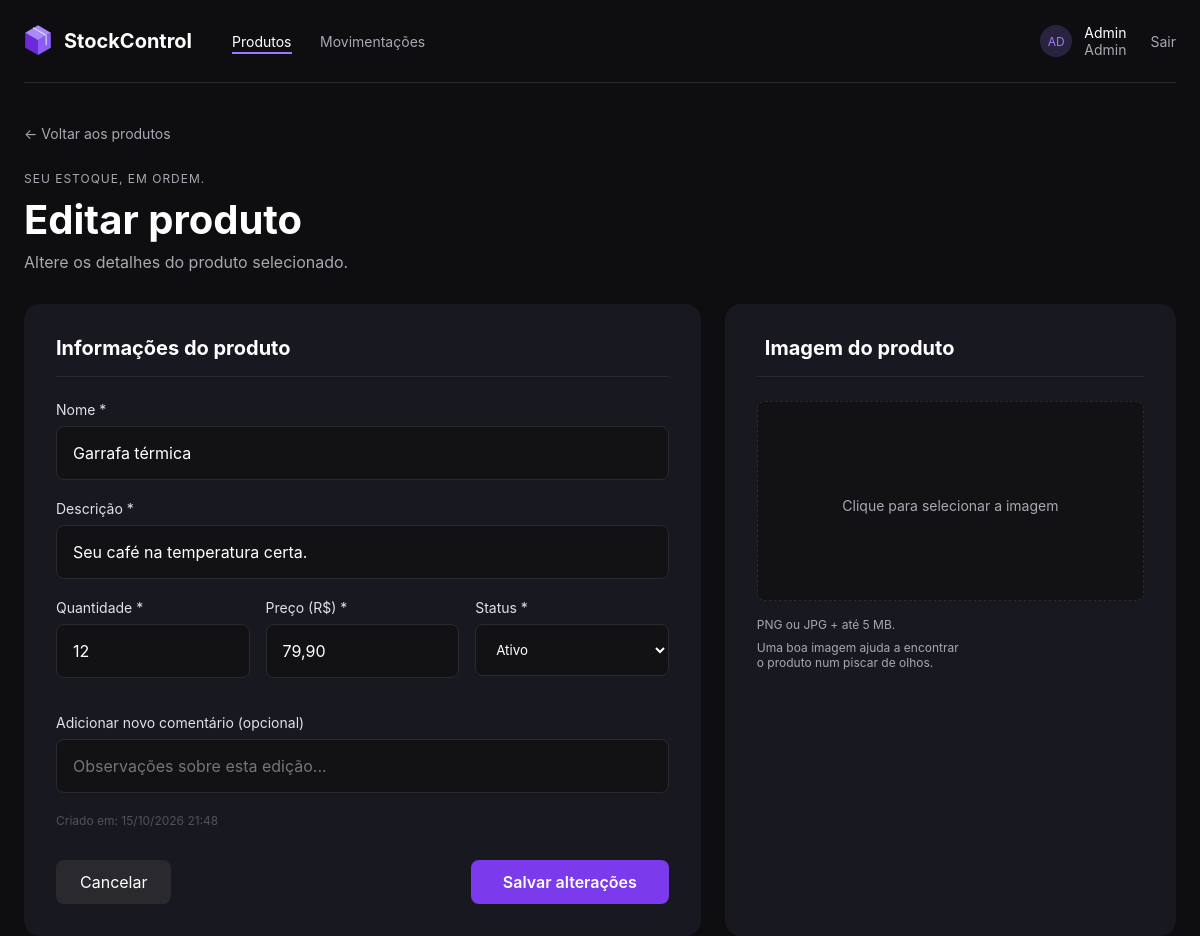
Page /editar-produto.php?id=5 (signed in) on the committed database.
### tables this page shows
CREATE TABLE `produtos` (
  `id` int(11) NOT NULL,
  `nome` varchar(100) NOT NULL,
  `descricao` text DEFAULT NULL,
  `preco` decimal(10,2) NOT NULL,
  `quantidade` int(11) NOT NULL DEFAULT 0,
  `status` enum('ativo','inativo') DEFAULT 'ativo',
  `criado_em` timestamp NOT NULL DEFAULT current_timestamp(),
  `imagem` varchar(255) DEFAULT NULL
);

### editar-produto.php (the view, shortened to what this page needs)
<?php
require './conn/conexao.php';
$id_produto = $_GET['id'];
$stmt = $pdo->prepare("SELECT * FROM produtos WHERE id = ?");
$stmt->execute([$id_produto]);
$produto = $stmt->fetch(PDO::FETCH_ASSOC);
?>
<!DOCTYPE html>
<html lang="pt-BR">
<head>
    <link rel="stylesheet" href="style.css">
</head>
<body>
    <div class="dashboard-container">
        <header class="topbar">
            <div class="topbar-left">
                <div class="logo"
                    style="display: flex; align-items: center; gap: 12px; transition: transform 0.3s ease; cursor: pointer;"
                    onclick="window.location.href='painel.php'" onmouseover="this.style.transform='scale(1.05)'"
                    onmouseout="this.style.transform='scale(1)'">
                    <strong style="font-size: 1.25rem;">StockControl</strong>
                </div>
                <nav class="nav-links">
                    <a href="painel.php" class="active">Produtos</a>
                    <a href="movimentacoes.php">Movimentações</a>
                </nav>
            </div>
            <div class="topbar-right">
                <a href="perfil.php" style="text-decoration: none; display: block;">
                    <div class="user-profile" style="transition: transform 0.2s ease; cursor: pointer;"
                        onmouseover="this.style.transform='scale(1.05)'" onmouseout="this.style.transform='scale(1)'">
                        <div class="avatar"
                            style="background-color: rgba(157, 122, 255, 0.2); color: #9D7AFF; display: flex; align-items: center; justify-content: center; overflow: hidden;">
                            <?php
                            $stmt_user = $pdo->prepare("SELECT foto_perfil FROM usuarios WHERE id = ?");
                            $stmt_user->execute([$_SESSION['usuario_id']]);
                            $foto_header = $stmt_user->fetchColumn();
                            if (!empty($foto_header)): ?>
                                <img src="uploads/<?= htmlspecialchars($foto_header) ?>"
                                    style="width: 100%; height: 100%; border-radius: 50%; object-fit: cover;">
                            <?php else: ?>
                                <?= strtoupper(substr($_SESSION['nome'], 0, 2)) ?>
                            <?php endif; ?>
                        </div>
                        <div class="user-info">
                            <span><?= htmlspecialchars($_SESSION['nome']) ?></span>
                            <span class="user-role"><?= ucfirst($_SESSION['nivel_acesso']) ?></span>
                        </div>
                    </div>
                </a>
                <a href="logout.php" class="logout-link"><i class="ph ph-sign-out"></i> Sair</a>
            </div>
        </header>
        <main>
            <a href="painel.php" style="color: #A8A8B3; text-decoration: none; font-size: 0.875rem;">&larr; Voltar aos
                produtos</a>
            <section class="page-header" style="margin-top: 24px;">
                <span class="tag" style="background: none; padding: 0;">SEU ESTOQUE, EM ORDEM.</span>
                <h1>Editar produto</h1>
                <p>Altere os detalhes do produto selecionado.</p>
            </section>
            <form action="" method="POST" enctype="multipart/form-data" class="product-form-container">
                <div class="form-panel">
                    <h3>Informações do produto</h3>
                    <div class="form-group">
                        <label>Nome *</label>
                        <input type="text" name="nome" value="<?= htmlspecialchars($produto['nome']) ?>" required>
                    </div>
                    <div class="form-group">
                        <label>Descrição *</label>
                        <input type="text" name="descricao" value="<?= htmlspecialchars($produto['descricao']) ?>"
                            required>
                    </div>
                    <div class="form-row">
                        <div class="form-group">
                            <label>Quantidade *</label>
                            <input type="number" name="quantidade" value="<?= $produto['quantidade'] ?>" required>
                        </div>
                        <div class="form-group">
                            <label>Preço (R$) *</label>
                            <input type="text" name="preco" value="<?= number_format($produto['preco'], 2, ',', '') ?>"
                                required>
                        </div>
                        <div class="form-group">
                            <label>Status *</label>
                            <select name="status"
                                style="width: 100%; padding: 16px; background: #121214; border: 1px solid #29292E; color: #FFF; border-radius: 8px;">
                                <option value="ativo" <?= $produto['status'] == 'ativo' ? 'selected' : '' ?>>Ativo</option>
                            </select>
                        </div>
                    </div>
                    <div class="form-group">
                        <label>Adicionar novo comentário (opcional)</label>
                        <input type="text" name="comentario" placeholder="Observações sobre esta edição...">
                    </div>
                    <p style="color: #52525B; font-size: 0.75rem; margin-top: 16px;">Criado em:
                        <?= date('d/m/Y H:i', strtotime($produto['criado_em'])) ?>
                    </p>
                    <div class="form-actions">
                        <a href="painel.php" class="btn-secondary">Cancelar</a>
                        <button type="submit" class="btn-primary"
                            style="width: auto; margin: 0; padding: 12px 32px;">Salvar alterações</button>
                    </div>
                </div>
                <div class="form-panel">
                    <h3
                        style="display: flex; align-items: center; gap: 8px; border-bottom: 1px solid #29292E; padding-bottom: 16px;">
                        <i class="ph ph-image" style="color: #9D7AFF;"></i> Imagem do produto
                    </h3>
                    <div class="image-upload-box" id="upload-box"
                        onclick="document.getElementById('imagem_produto').click()"
                        style="margin-top: 24px; <?= !empty($produto['imagem']) ? 'border: none; background-color: transparent;' : '' ?>">
                        <?php if (!empty($produto['imagem'])): ?>
                            <img src="uploads/<?= htmlspecialchars($produto['imagem']) ?>"
                                style="width:100%; height:100%; object-fit:cover; border-radius: 8px;">
                        <?php else: ?>
                            <span id="upload-text" style="font-size: 0.875rem;">Clique para selecionar a imagem</span>
                        <?php endif; ?>
                    </div>
                    <p style="color: #A8A8B3; font-size: 0.75rem; margin-top: 16px;">PNG ou JPG + até 5 MB.</p>
                    <p style="color: #A8A8B3; font-size: 0.75rem; margin-top: 8px;">Uma boa imagem ajuda a
                        encontrar<br>o produto num piscar de olhos.</p>
                </div>
            </form>
        </main>
    </div>
</body>
</html>

### style.css (style rules this page uses)
* { margin: 0; padding: 0; box-sizing: border-box; font-family: "Inter", sans-serif; }
body { background-color: #0e0e10; color: #ffffff; display: flex; height: 100vh; }
.tag { background-color: rgba(255, 255, 255, 0.1); padding: 6px 12px; border-radius: 16px; font-size: 0.75rem; text-transform: uppercase; letter-spacing: 1px; width: max-content; color: #a8a8b3; }
.form-group { margin-bottom: 20px; }
.form-group label { display: block; margin-bottom: 8px; font-size: 0.875rem; color: #e1e1e6; }
.form-group input { width: 100%; padding: 16px; background-color: #121214; border: 1px solid #29292e; border-radius: 8px; color: #fff; font-size: 1rem; outline: none; transition: border 0.2s; }
.btn-primary { width: 100%; padding: 16px; background-color: #7c3aed; color: #fff; border: none; border-radius: 8px; font-size: 1rem; font-weight: 600; cursor: pointer; transition: background-color 0.2s; margin-top: 10px; }
.dashboard-container { width: 100%; max-width: 1200px; margin: 0 auto; padding: 0 24px; }
.topbar { display: flex; justify-content: space-between; align-items: center; padding: 24px 0; border-bottom: 1px solid #29292e; margin-bottom: 40px; }
.topbar-left { display: flex; align-items: center; gap: 40px; }
.nav-links a { color: #a8a8b3; text-decoration: none; font-size: 0.875rem; margin-right: 24px; }
.nav-links a.active { color: #fff; }
.topbar-right { display: flex; align-items: center; gap: 24px; }
.user-profile { display: flex; align-items: center; gap: 12px; }
.avatar { width: 32px; height: 32px; background-color: #29292e; border-radius: 50%; display: flex; align-items: center; justify-content: center; font-size: 0.75rem; color: #9d7aff; }
.user-info span { display: block; font-size: 0.875rem; }
.user-role { color: #a8a8b3; font-size: 0.75rem; }
.logout-link { color: #a8a8b3; text-decoration: none; font-size: 0.875rem; }
.page-header h1 { font-size: 2.5rem; margin: 8px 0; }
.page-header p { color: #a8a8b3; margin-bottom: 32px; }
.product-form-container { display: grid; grid-template-columns: 1.5fr 1fr; gap: 24px; margin-top: 24px; }
.form-panel { background-color: #181820; border-radius: 16px; padding: 32px; }
.form-panel h3 { font-size: 1.25rem; margin-bottom: 24px; border-bottom: 1px solid #29292e; padding-bottom: 16px; }
.form-row { display: flex; gap: 16px; margin-bottom: 16px; }
.form-row .form-group { flex: 1; }
.form-actions { display: flex; justify-content: space-between; align-items: center; margin-top: 32px; }
.btn-secondary { background-color: #29292e; color: #fff; border: none; padding: 12px 24px; border-radius: 8px; cursor: pointer; text-decoration: none; }
.image-upload-box { background-color: #121214; border: 1px dashed #29292e; border-radius: 8px; height: 200px; display: flex; flex-direction: column; align-items: center; justify-content: center; color: #a8a8b3; margin-bottom: 16px; }
a { text-decoration: none; position: relative; color: inherit; transition: color 0.3s ease; }
a::after { content: ""; position: absolute; width: 0; height: 2px; bottom: -4px; left: 0; background-color: #9d7aff; transition: width 0.3s cubic-bezier(0.25, 1, 0.5, 1); }
a:hover::after, a.active::after { width: 100%; }
input[type="number"] { -moz-appearance: textfield; appearance: textfield; }
a.logout-link { transition: transform 0.2s ease, color 0.3s ease; display: inline-flex; align-items: center; }
a.logout-link::after { background-color: #ef4444; }
a.btn-primary::after, a.btn-secondary::after, a.action-link::after { display: none; }
.page-header { animation: fadeInUp 0.6s ease-out; }
.btn-primary, .btn-secondary, .btn-danger, .tab-btn { transition: all 0.2s ease-in-out; }
.image-upload-box { position: relative; cursor: pointer; transition: all 0.3s cubic-bezier(0.4, 0, 0.2, 1); overflow: hidden; }

### rows in the picture
produtos: nome "Garrafa térmica", descricao "Seu café na temperatura certa.", quantidade "12", preco "79,90", status "Ativo", criado_em "15/10/2026 21:48"

### other values in the picture
substr($_SESSION['nome'], 0, 2) "AD"
$_SESSION['nome'] "Admin"
$_SESSION['nivel_acesso'] "Admin"
